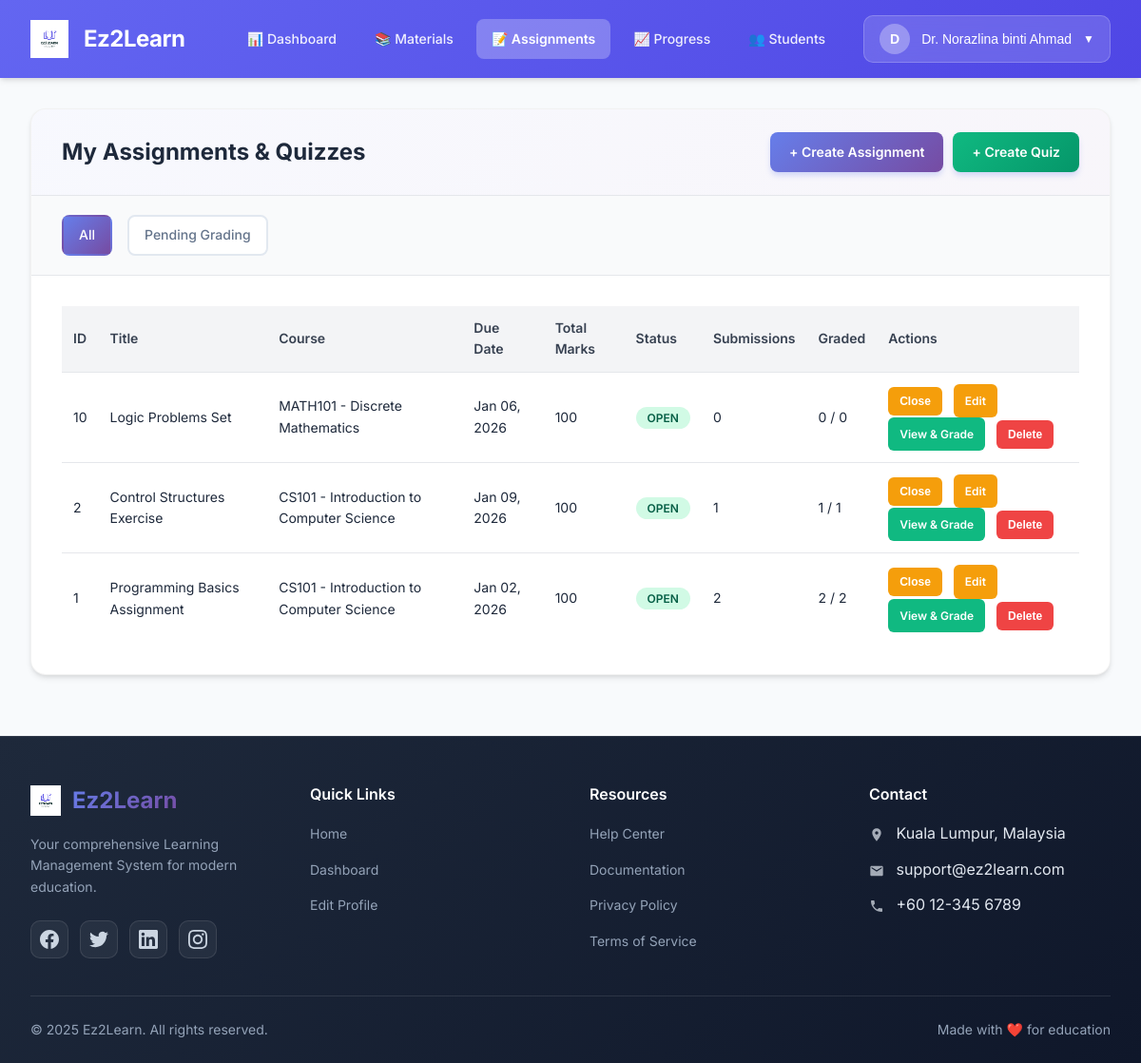
The page /lecturer/module-assignments/index.php (signed in) on the database its author committed.
### tables this page shows
CREATE TABLE assignments (
    assignment_id INT AUTO_INCREMENT PRIMARY KEY,
    course_id INT NOT NULL,
    lecturer_id INT NOT NULL,
    title VARCHAR(150) NOT NULL,
    description TEXT,
    due_date DATE,
    total_marks INT,
    instruction_file VARCHAR(255) NULL,
    status ENUM('open', 'closed') DEFAULT 'open',
    FOREIGN KEY (course_id) REFERENCES courses(course_id),
    FOREIGN KEY (lecturer_id) REFERENCES users(user_id)
);

CREATE TABLE courses (
    course_id INT AUTO_INCREMENT PRIMARY KEY,
    course_code VARCHAR(20) UNIQUE NOT NULL,
    course_name VARCHAR(100) NOT NULL,
    description TEXT,
    status ENUM('open','closed') DEFAULT 'open'
);

### lecturer/module-assignments/index.php (the view, shortened to what this page needs)
<?php
$db_host = 'localhost';
$db_user = 'root';
$db_pass = '';
$db_name = 'ez2learn';
$conn = mysqli_connect($db_host, $db_user, $db_pass, $db_name);
$lecturer_id = $_SESSION['user_id'] ?? 0;
$filter = $_GET['filter'] ?? 'all';
$where_clause = "WHERE a.lecturer_id = $lecturer_id";
$assignments_query = "
    SELECT
        a.assignment_id, a.title, a.description, a.due_date, a.total_marks, a.status,
        c.course_code, c.course_name,
        COUNT(DISTINCT s.student_id) as submission_count,
        COUNT(DISTINCT CASE WHEN s.marks IS NOT NULL THEN s.student_id END) as graded_count
    FROM assignments a
    LEFT JOIN courses c ON a.course_id = c.course_id
    LEFT JOIN submissions s ON a.assignment_id = s.assignment_id
    $where_clause
    GROUP BY a.assignment_id
    ORDER BY a.assignment_id DESC
";
$result = mysqli_query($conn, $assignments_query);
$assignments = mysqli_fetch_all($result, MYSQLI_ASSOC);
require_once '../../includes/header-lecturer.php';
?>
    <div class="container">
        <div class="page-container">
            <div class="page-header">
                <h1 class="page-title">My Assignments & Quizzes</h1>
                <div style="display: flex; gap: 10px;">
                    <a href="create-assignment.php" class="btn-add">+ Create Assignment</a>
                    <a href="create-quiz.php" class="btn-add" style="background: linear-gradient(135deg, #10b981 0%, #059669 100%);">+ Create Quiz</a>
                </div>
            </div>
            <div class="filters">
                <a href="index.php" class="filter-btn <?php echo $filter === 'all' ? 'active' : ''; ?>">All</a>
                <a href="index.php?filter=pending" class="filter-btn <?php echo $filter === 'pending' ? 'active' : ''; ?>">Pending Grading</a>
            </div>
            <div class="content">
                <div class="table-wrapper">
                    <table>
                        <thead>
                            <tr>
                                <th>ID</th>
                                <th>Title</th>
                                <th>Course</th>
                                <th>Due Date</th>
                                <th>Total Marks</th>
                                <th>Status</th>
                                <th>Submissions</th>
                                <th>Graded</th>
                                <th>Actions</th>
                            </tr>
                        </thead>
                        <tbody>
                            <?php if (empty($assignments)): ?>
                                <tr>
                                    <td colspan="8" style="text-align: center; padding: 40px; color: #6b7280;">No assignments found</td>
                                </tr>
                            <?php else: ?>
                                <?php foreach ($assignments as $assignment): ?>
                                    <tr>
                                        <td><?php echo $assignment['assignment_id']; ?></td>
                                        <td><?php echo htmlspecialchars($assignment['title']); ?></td>
                                        <td><?php echo htmlspecialchars($assignment['course_code'] . ' - ' . $assignment['course_name']); ?></td>
                                        <td><?php echo $assignment['due_date'] ? date('M d, Y', strtotime($assignment['due_date'])) : 'Not set'; ?></td>
                                        <td><?php echo $assignment['total_marks'] ?? 'N/A'; ?></td>
                                        <td>
                                            <span style="padding: 4px 12px; border-radius: 12px; font-size: 12px; font-weight: 600; <?php echo $assignment['status'] === 'open' ? 'background: #d1fae5; color: #065f46;' : 'background: #fee2e2; color: #991b1b;'; ?>">
                                                <?php echo strtoupper($assignment['status'] ?? 'open'); ?>
                                            </span>
                                        </td>
                                        <td><?php echo $assignment['submission_count']; ?></td>
                                        <td><?php echo $assignment['graded_count']; ?> / <?php echo $assignment['submission_count']; ?></td>
                                        <td>
                                            <button class="btn-action" style="background: <?php echo $assignment['status'] === 'open' ? '#f59e0b' : '#10b981'; ?>; color: white;" onclick="toggleStatus(<?php echo $assignment['assignment_id']; ?>, '<?php echo $assignment['status']; ?>')"><?php echo $assignment['status'] === 'open' ? 'Close' : 'Open'; ?></button>
                                            <a href="edit-assignment.php?id=<?php echo $assignment['assignment_id']; ?>" class="btn-action btn-edit">Edit</a>
                                            <a href="view-submissions.php?assignment_id=<?php echo $assignment['assignment_id']; ?>" class="btn-action btn-grade">View & Grade</a>
                                            <button class="btn-action btn-delete" onclick="deleteAssignment(<?php echo $assignment['assignment_id']; ?>, '<?php echo htmlspecialchars($assignment['title']); ?>')">Delete</button>
                                        </td>
                                    </tr>
                                <?php endforeach; ?>
                            <?php endif; ?>
                        </tbody>
                    </table>
                </div>
            </div>
        </div>
    </div>
<?php require_once '../../includes/footer.php'; ?>

### includes/header-lecturer.php (style rules this page uses)
* { margin: 0; padding: 0; box-sizing: border-box; }
body { font-family: 'Inter', -apple-system, BlinkMacSystemFont, 'Segoe UI', sans-serif; background: #f8fafc; color: #1e293b; line-height: 1.6; }
.container { max-width: 1600px; margin: 2rem auto; padding: 0 2rem; }

### lecturer/module-assignments/index.php (style rules this page uses)
.page-container { background: #ffffff; border-radius: 16px; box-shadow: 0 4px 6px -1px rgba(0, 0, 0, 0.1), 0 2px 4px -1px rgba(0, 0, 0, 0.06); overflow: hidden; border: 1px solid rgba(0, 0, 0, 0.05); }
.page-header { padding: 1.5rem 2rem; border-bottom: 1px solid #e5e7eb; display: flex; justify-content: space-between; align-items: center; background: linear-gradient(135deg, rgba(102, 126, 234, 0.05) 0%, rgba(118, 75, 162, 0.05) 100%); }
.page-title { font-size: 1.5rem; font-weight: 700; color: #1e293b; }
.btn-add { background: linear-gradient(135deg, #667eea 0%, #764ba2 100%); color: white; border: none; padding: 0.625rem 1.25rem; border-radius: 8px; cursor: pointer; font-size: 0.875rem; font-weight: 600; text-decoration: none; transition: all 0.3s cubic-bezier(0.4, 0, 0.2, 1); box-shadow: 0 4px 6px -1px rgba(102, 126, 234, 0.3); }
.filters { padding: 1.25rem 2rem; background: #f9fafb; border-bottom: 1px solid #e5e7eb; display: flex; gap: 1rem; }
.filter-btn { padding: 0.5rem 1rem; border: 2px solid #e2e8f0; border-radius: 8px; background: white; cursor: pointer; font-size: 0.875rem; font-weight: 500; text-decoration: none; color: #64748b; transition: all 0.3s cubic-bezier(0.4, 0, 0.2, 1); }
.filter-btn.active { background: linear-gradient(135deg, #667eea 0%, #764ba2 100%); color: white; border-color: transparent; }
.content { padding: 2rem; }
.table-wrapper { overflow-x: auto; }
table { width: 100%; border-collapse: collapse; }
thead { background: #f3f4f6; }
th { padding: 12px; text-align: left; font-weight: 600; font-size: 14px; color: #374151; }
td { padding: 12px; border-top: 1px solid #e5e7eb; font-size: 14px; }
.btn-action { padding: 0.5rem 0.75rem; border: none; border-radius: 6px; cursor: pointer; font-size: 0.75rem; font-weight: 600; margin-right: 0.5rem; text-decoration: none; display: inline-block; transition: all 0.3s cubic-bezier(0.4, 0, 0.2, 1); }
.btn-grade { background: #10b981; color: white; }
.btn-delete { background: #ef4444; color: white; }
.btn-edit { background: #f59e0b; color: white; }
tbody tr { transition: background-color 0.2s ease; }

### rows shown on the page
assignments: assignment_id "10", title "Logic Problems Set", course.course_name "MATH101 - Discrete Mathematics", due_date "Jan 06, 2026", total_marks "100", status "OPEN", submission_count "0", graded_count "0", shows "Close"
assignments: assignment_id "2", title "Control Structures Exercise", course.course_name "CS101 - Introduction to Computer Science", due_date "Jan 09, 2026", total_marks "100", status "OPEN", submission_count "1", graded_count "1", shows "Close"
assignments: assignment_id "1", title "Programming Basics Assignment", course.course_name "CS101 - Introduction to Computer Science", due_date "Jan 02, 2026", total_marks "100", status "OPEN", submission_count "2", graded_count "2", shows "Close"

### other values the page prints
substr($user_name, 0, 1) "D"
$user_name "Dr. Norazlina binti Ahmad"
